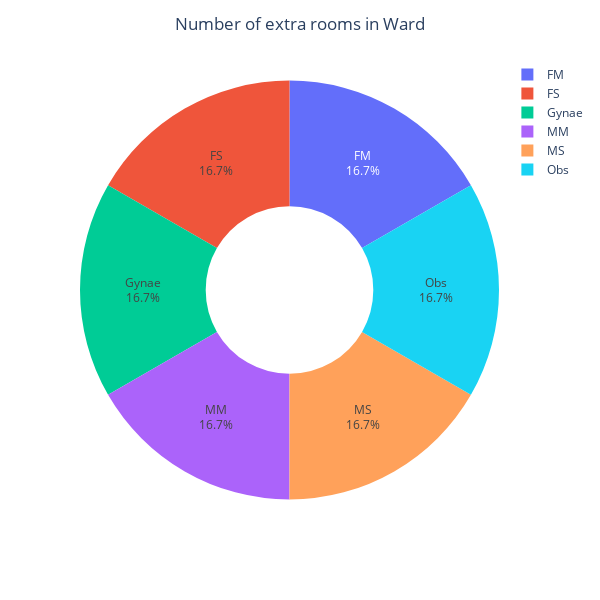

Write notebook code for a chart like this one.
### Code cell
data_beds_1=data_beds_grouped.groupby('Ward_Type')['Available Extra Rooms in Hospital'].sum().reset_index()
fig=px.pie(data_beds_1,values='Available Extra Rooms in Hospital',names='Ward_Type',hole=0.4)
fig.update_layout(title='Number of extra rooms in Ward',title_x=0.5, width=600, height=600)
fig.update_traces(textinfo='percent+label')

### Figure 1 — Plotly figure (JSON) as saved in the notebook; plotly's stock layout.template omitted (floating-point values rounded to 4 significant figures)
{"data": [{"domain": {"x": [0, 1], "y": [0, 1]}, "hole": 0.4, "hovertemplate": "Ward_Type=%{label}<br>Available Extra Rooms in Hospital=%{value}<extra></extra>", "labels": ["FM", "FS", "Gynae", "MM", "MS", "Obs"], "legendgroup": "", "name": "", "showlegend": true, "textinfo": "percent+label", "type": "pie", "values": [3, 3, 3, 3, 3, 3]}], "layout": {"height": 600, "legend": {"tracegroupgap": 0}, "margin": {"t": 60}, "title": {"text": "Number of extra rooms in Ward", "x": 0.5}, "width": 600}}
